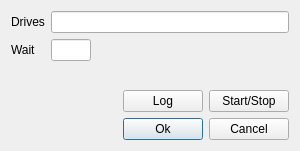
<?xml version="1.0" encoding="UTF-8"?>
<ui version="4.0">
 <class>Dialog</class>
 <widget class="QDialog" name="Dialog">
  <property name="geometry">
   <rect>
    <x>0</x>
    <y>0</y>
    <width>300</width>
    <height>151</height>
   </rect>
  </property>
  <property name="minimumSize">
   <size>
    <width>300</width>
    <height>150</height>
   </size>
  </property>
  <property name="maximumSize">
   <size>
    <width>800</width>
    <height>300</height>
   </size>
  </property>
  <property name="windowTitle">
   <string>HD Active</string>
  </property>
  <layout class="QVBoxLayout" name="verticalLayout">
   <item>
    <layout class="QGridLayout" name="gridLayout">
     <property name="sizeConstraint">
      <enum>QLayout::SetDefaultConstraint</enum>
     </property>
     <item row="0" column="0">
      <widget class="QLabel" name="drives_label">
       <property name="text">
        <string>Drives</string>
       </property>
       <property name="buddy">
        <cstring>drives_line_edit</cstring>
       </property>
      </widget>
     </item>
     <item row="0" column="1">
      <widget class="QLineEdit" name="drives_line_edit"/>
     </item>
     <item row="1" column="0">
      <widget class="QLabel" name="wait_label">
       <property name="text">
        <string>Wait</string>
       </property>
       <property name="buddy">
        <cstring>wait_line_edit</cstring>
       </property>
      </widget>
     </item>
     <item row="1" column="1">
      <widget class="QLineEdit" name="wait_line_edit">
       <property name="maximumSize">
        <size>
         <width>40</width>
         <height>16777215</height>
        </size>
       </property>
      </widget>
     </item>
    </layout>
   </item>
   <item>
    <spacer name="verticalSpacer">
     <property name="orientation">
      <enum>Qt::Vertical</enum>
     </property>
     <property name="sizeHint" stdset="0">
      <size>
       <width>20</width>
       <height>40</height>
      </size>
     </property>
    </spacer>
   </item>
   <item>
    <layout class="QHBoxLayout" name="horizontalLayout_2">
     <item>
      <spacer name="horizontalSpacer_2">
       <property name="orientation">
        <enum>Qt::Horizontal</enum>
       </property>
       <property name="sizeHint" stdset="0">
        <size>
         <width>40</width>
         <height>20</height>
        </size>
       </property>
      </spacer>
     </item>
     <item>
      <widget class="QPushButton" name="log_button">
       <property name="text">
        <string>Log</string>
       </property>
      </widget>
     </item>
     <item>
      <widget class="QPushButton" name="change_state_button">
       <property name="text">
        <string>Start/Stop</string>
       </property>
      </widget>
     </item>
    </layout>
   </item>
   <item>
    <layout class="QHBoxLayout" name="horizontalLayout">
     <item>
      <spacer name="horizontalSpacer">
       <property name="orientation">
        <enum>Qt::Horizontal</enum>
       </property>
       <property name="sizeHint" stdset="0">
        <size>
         <width>40</width>
         <height>20</height>
        </size>
       </property>
      </spacer>
     </item>
     <item>
      <widget class="QPushButton" name="ok_button">
       <property name="text">
        <string>Ok</string>
       </property>
       <property name="default">
        <bool>true</bool>
       </property>
      </widget>
     </item>
     <item>
      <widget class="QPushButton" name="cancel_button">
       <property name="text">
        <string>Cancel</string>
       </property>
       <property name="default">
        <bool>false</bool>
       </property>
      </widget>
     </item>
    </layout>
   </item>
  </layout>
 </widget>
 <tabstops>
  <tabstop>drives_line_edit</tabstop>
  <tabstop>wait_line_edit</tabstop>
  <tabstop>log_button</tabstop>
  <tabstop>change_state_button</tabstop>
  <tabstop>ok_button</tabstop>
  <tabstop>cancel_button</tabstop>
 </tabstops>
 <resources/>
 <connections/>
</ui>
